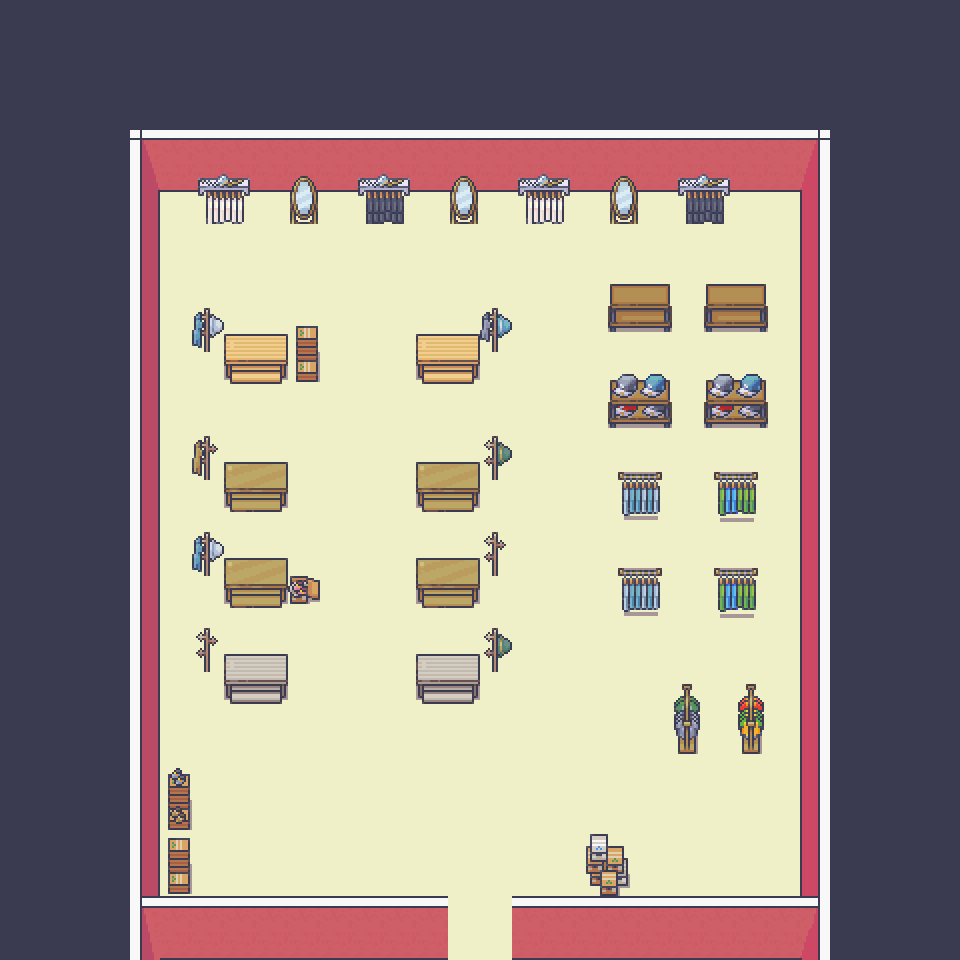

This game map was drawn from its Tiled (.tmx) file and the tilesets committed beside it. A one-line description and the trimmed map source follow:
An orthogonal 30x30 tile map with 32x32 px tiles, 3 tile layers (Floor, Border, Object), 3 tilesets and 3 objects (start, fabric2, fabric1).

<map version="1.8" tiledversion="1.8.6" orientation="orthogonal" renderorder="right-down" width="30" height="30" tilewidth="32" tileheight="32" infinite="0" nextlayerid="7" nextobjectid="8">
 <editorsettings>
  <export target="Fabricshop.tmj" format="json" />
 </editorsettings>
 <tileset firstgid="1" name="21_Clothing_Store_32x32" tilewidth="32" tileheight="32" tilecount="1072" columns="16">
  <image source="21_Clothing_Store_32x32.png" width="512" height="2144" />
 </tileset>
 <tileset firstgid="1073" name="Room_Builder_32x32" tilewidth="32" tileheight="32" tilecount="8284" columns="76">
  <image source="Room_Builder_32x32.png" width="2432" height="3488" />
 </tileset>
 <tileset firstgid="9357" name="pipoya" tilewidth="32" tileheight="32" tilecount="1064" columns="8">
  <image source="pipoya.png" width="256" height="4256" />
 </tileset>
 <layer id="4" name="Floor" width="30" height="30">
  <data>[900 cells, 898 non-empty, 2 distinct tile ids]</data>
 </layer>
 <layer id="3" name="Border" width="30" height="30">
  <data>[900 cells, 131 non-empty, 17 distinct tile ids]</data>
 </layer>
 <objectgroup id="6" name="ObjectLayer">
  <object id="7" name="start" x="480.032" y="867.285">
   <point />
  </object>
  <object id="2" name="fabric2" x="321.875" y="440.625">
   <point />
  </object>
  <object id="3" name="fabric1" x="320.313" y="540.625">
   <point />
  </object>
 </objectgroup>
 <layer id="5" name="Object" width="30" height="30">
  <data>[900 cells, 135 non-empty, 66 distinct tile ids]</data>
 </layer>
</map>
